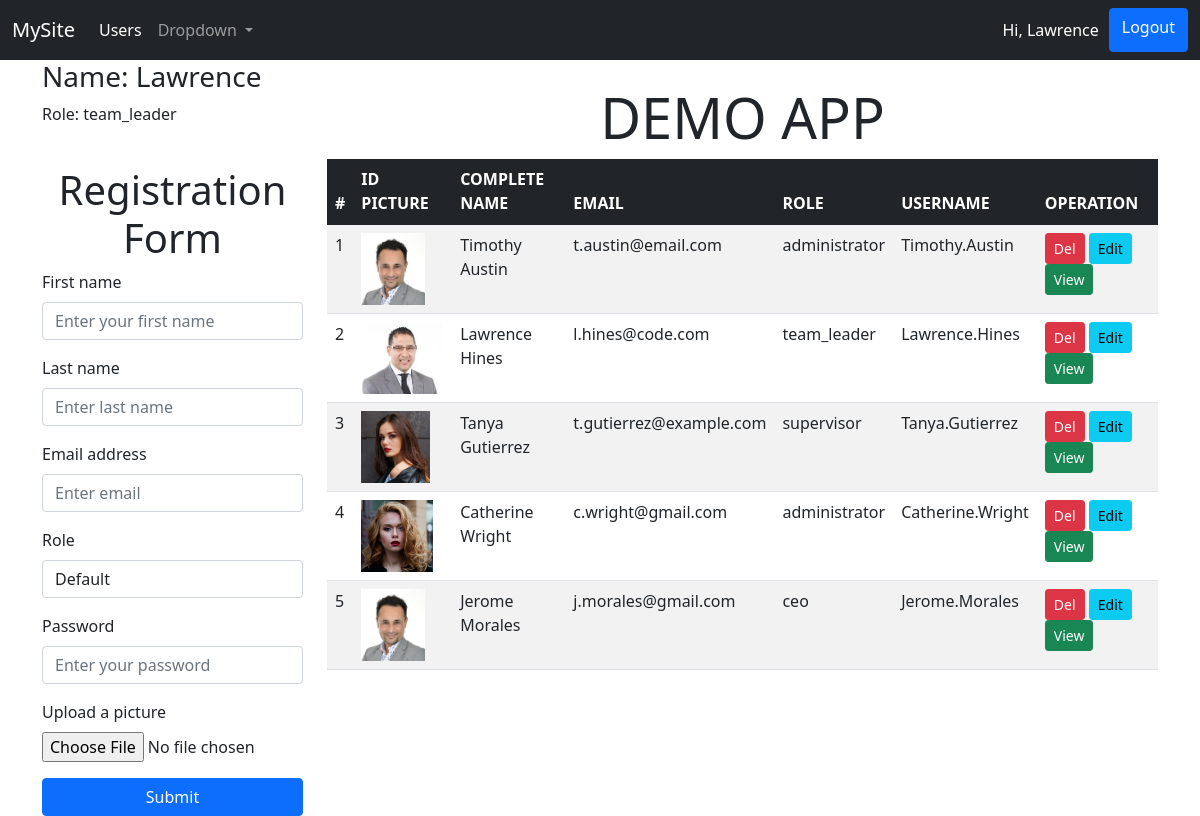
The page /register.php (signed in) on the database its author committed.
### tables this page shows
CREATE TABLE `users` (
  `ID` int(3) NOT NULL,
  `ID_PIC` varchar(255) NOT NULL,
  `LASTNAME` varchar(100) DEFAULT NULL,
  `FIRSTNAME` varchar(100) DEFAULT NULL,
  `EMAIL` varchar(100) DEFAULT NULL,
  `ROLE` varchar(50) NOT NULL,
  `USERNAME` varchar(20) NOT NULL,
  `PASSWORD` varchar(255) NOT NULL
);

### inc/process.php (called while the page is built, shortened)
<?php
$fname ="";
$lname = "";
$em = "";
$pword = "";
$update = false;
$path = "images/profile_pictures/";
$login_error_array = array();

### register.php (the view, shortened to what this page needs)
<?php
include 'inc/config.php';
include 'inc/process.php';
include 'inc/header.php';
include 'inc/nav.php';
?>
<div class="container">
<div class="row">
        <div class="col-md-3">
            <form action="register.php" method="POST" enctype="multipart/form-data">
                <div class="row">
                    <h3>Name: <?php if (isset($_SESSION['current_user'])) { echo $_SESSION['current_user']; }?></h3>
                    <p>Role: <?php if (isset($_SESSION['role'])) { echo $_SESSION['role']; }?></p>
                </div>
                <h1 class="text-center mt-4">Registration Form</h1>
                <div class="mb-3">
                    <label for="first_name" class="form-label">First name</label>
                    <input type="text"
                    class="form-control
                    <?php
                    if (in_array('empty_fname', $login_error_array )) {
                        echo 'alert-user';
                    }
                    ?>
                    "
                    value="<?php echo $fname; ?>"
                    name="first_name" id="first_name" placeholder="Enter your first name">
                </div>
                <div class="mb-3">
                    <label for="last_name" class="form-label">Last name</label>
                    <input type="text"
                    class="form-control
                    <?php
                    if (in_array('empty_lname', $login_error_array )) {
                        echo 'alert-user';
                    }
                    ?>
                    " value="<?php echo $lname; ?>"
                    name="last_name" id="last_name" placeholder="Enter last name">
                </div>
                <div class="mb-3">
                    <label for="email" class="form-label">Email address</label>
                    <input type="email" class="form-control
                    <?php
                    if (in_array('empty_email', $login_error_array )) {
                        echo 'alert-user';
                    }
                    ?>
                    "
                    value="<?php echo $em; ?>"
                    name="email" id="email" placeholder="Enter email">
                </div>
                <div class="mb-3">
                    <label for="role" class="form-label">Role</label>
                    <select name="role" id="role" class="form-control
                    <?php
                    if (in_array('empty_role', $login_error_array )) {
                        echo 'alert-user';
                    }
                    ?>
                    ">
                        <?php if (empty($role)): ?>
                        <option value="" selected hidden>Default</option>
                        <?php else: ?>
                        <option value="<?php echo $role; ?>" selected hidden><?php echo $role; ?></option>
                        <?php endif; ?>
                    </select>
                </div>
                <?php if ($update == false) : ?>
                <div class="mb-3">
                    <label for="password" class="form-label">Password</label>
                    <input type="password" class="form-control
                    <?php
                    if (in_array('empty_password', $login_error_array )) {
                        echo 'alert-user';
                    }
                    ?>
                    "
                    value="<?php echo $pword; ?>"
                    name="password" id="password" placeholder="Enter your password">
                </div>
                <?php endif; ?>
                <div class="mb-3">
                    <label for="profile_pic" class="form-label">
                    <?php   if ($update == false) {
                        echo "Upload a picture";
                    } else {
                        if (empty($profile_pic)) {
                            echo "Upload a picture";
                        } else {
                            echo "Change ID Picture";
                        }
                    }
                    ?>
                    </label>
                    <input type="file" name="profile_pic" id="profile_pic">
                </div>
                <?php if ($update == false ) {?>
                <div class="d-grid gap-2">
                    <button class="btn btn-primary" name="submit_btn">Submit</button>
                </div>
                <?php } ?>
            </form>
        </div>
    <div class="col-md-9">
        <h1 class="text-center mt-4 display-4">DEMO APP</h1>
        <table class="table table-striped">
            <thead class="table-dark">
                <tr>
                    <th>#</th>
                    <th>ID PICTURE</th>
                    <th>COMPLETE NAME</th>
                    <th>EMAIL</th>
                    <th>ROLE</th>
                    <th>USERNAME</th>
                    <th>OPERATION</th>
                </tr>
            </thead>
            <tbody>
                <?php
                $my_records = $con->query("SELECT * FROM users ORDER BY ID DESC");
                $myCounter = 0;
                while ($row = $my_records->fetch_assoc()) {
                    $myCounter++;
                ?>
                <tr>
                    <td><?php echo $myCounter; ?></td>
                    <td> <img src="
                        <?php
                        if (!empty($row["ID_PIC"])) {
                            echo $path . $row['ID_PIC'];
                        } else {
                            echo $path."default.png";
                        }
                        ?>"
                    alt="" height="72px"> </td>
                    <td><?php echo ucwords(strtolower($row["FIRSTNAME"] . " " .$row["LASTNAME"])); ?></td>
                    <td><?php echo strtolower($row["EMAIL"]); ?></td>
                    <td><?php echo $row["ROLE"]; ?></td>
                    <td><?php echo $row["USERNAME"]; ?></td>
                    <td>
                    <a href="register.php?delete=<?php echo $row["ID"]; ?>" class="btn btn-danger btn-sm">Del</a>
                    <a href="register.php?edit=<?php echo $row["ID"]; ?>" class="btn btn-info btn-sm">Edit</a>
                    <a href="user_profile.php?view=<?php echo $row["ID"]; ?>" class="btn btn-success btn-sm">View</a>
                    </td>
                </tr>
                <?php } ?>
            </tbody>
    </table>
    </div>
</div>
</div>
<?php
    include 'inc/footer.php';
?>

### rows shown on the page
users: ID_PIC (picture), FIRSTNAME+LASTNAME "Timothy Austin", EMAIL "t.austin@email.com", ROLE "administrator", USERNAME "Timothy.Austin"
users: ID_PIC (picture), FIRSTNAME+LASTNAME "Lawrence Hines", EMAIL "l.hines@code.com", ROLE "team_leader", USERNAME "Lawrence.Hines"
users: ID_PIC (picture), FIRSTNAME+LASTNAME "Tanya Gutierrez", EMAIL "t.gutierrez@example.com", ROLE "supervisor", USERNAME "Tanya.Gutierrez"
users: ID_PIC (picture), FIRSTNAME+LASTNAME "Catherine Wright", EMAIL "c.wright@gmail.com", ROLE "administrator", USERNAME "Catherine.Wright"
users: ID_PIC (picture), FIRSTNAME+LASTNAME "Jerome Morales", EMAIL "j.morales@gmail.com", ROLE "ceo", USERNAME "Jerome.Morales"

### other values the page prints
$_SESSION['current_user'] "Lawrence"
$_SESSION['role'] "team_leader"
